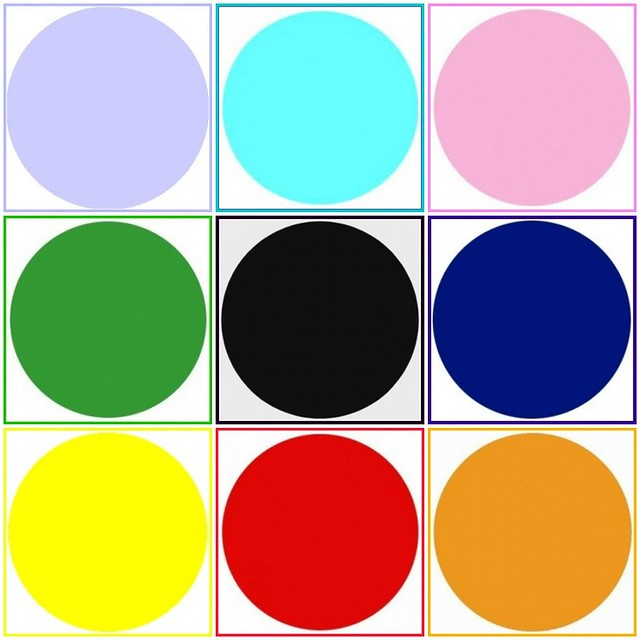
#> input picture hues.jpg, 640 x 640 px
$ python DeteccColor.py
#> lines starting #> are read from the running program, lines starting #| are printed output that depends on the picture; after the words box and inside, x2 and y2 are one past the last pixel; in counts of white or black regions, pixels touching at a corner belong together
from PIL import Image
from matplotlib import pyplot as plt
import numpy as np
import os
import cv2

if __name__ == "__main__":
    absolute_path=os.path.dirname(__file__)
    realtive_path="hues.jpg"
    full_path=os.path.join(absolute_path, realtive_path)

    imgRGB=Image.open(full_path)
#> imgRGB is the input picture: PIL image 640x640 RGB; mean R, G, B 174.9, 167.2, 144
    imageHSV=imgRGB.convert("HSV")
#> imageHSV: PIL image 640x640 HSV; mean H, S, V 99.7, 117.9, 209.6

    data=np.array(imageHSV)
    hue=data[:,:,0]
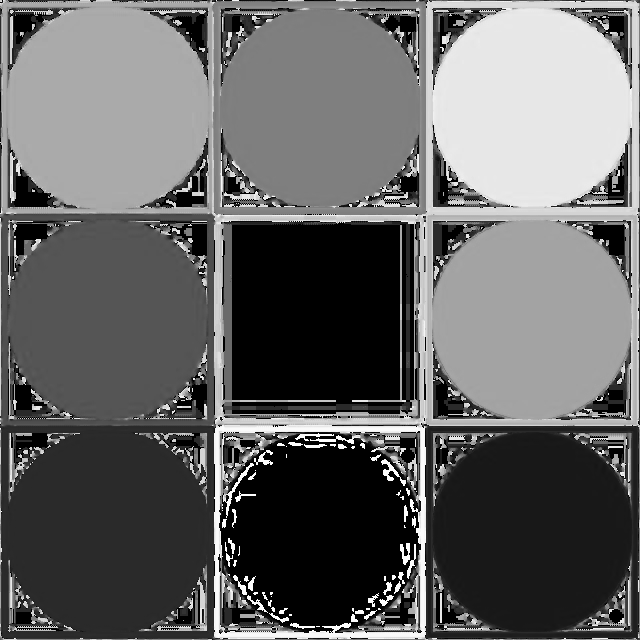
#> hue: shape (640, 640); min 0, max 254, mean 99.7
    hue=hue/255 * 359
    sat=data[:,:,1]
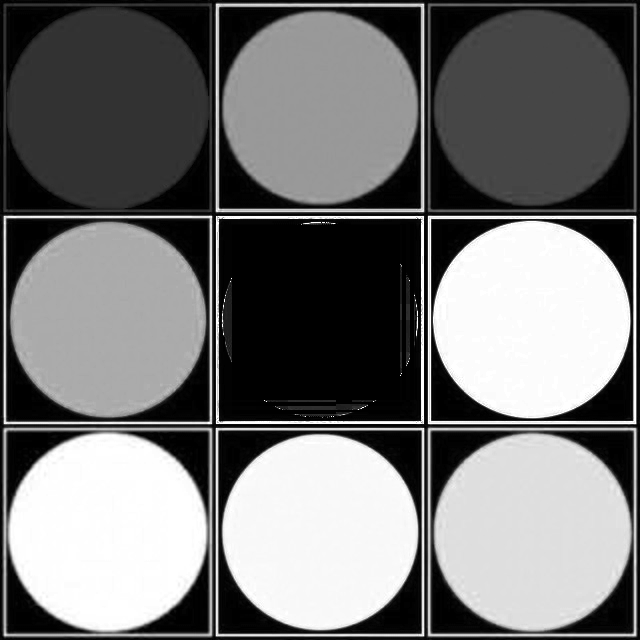
#> sat: shape (640, 640); min 0, max 255, mean 117.9
    sat=sat/255 *100
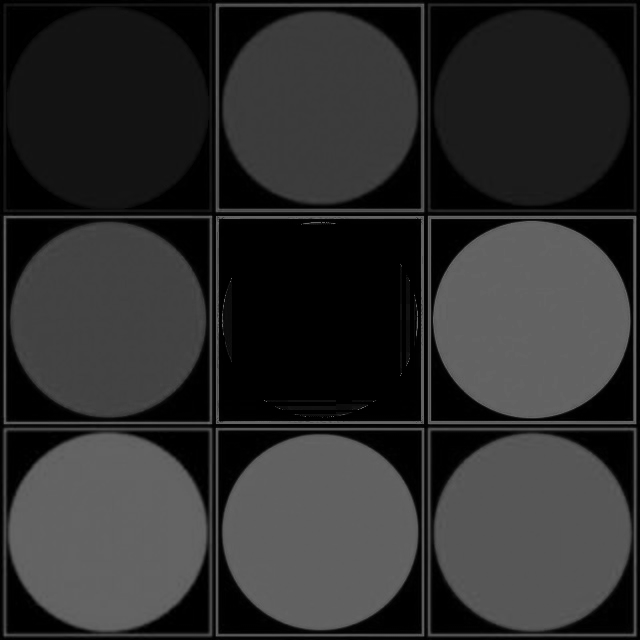
#> sat: shape (640, 640) float64; min 0, max 100, mean 46.2

    target_hue=0

    hue=np.logical_and(np.abs(hue-target_hue)< 5, sat>30)
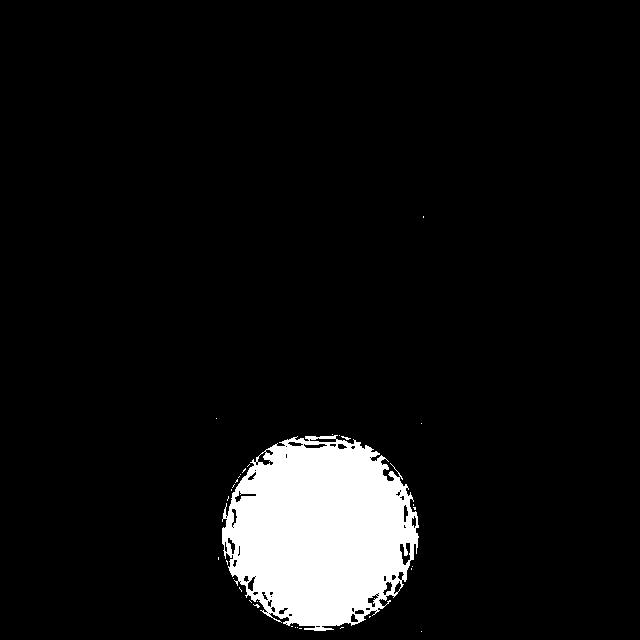
#> hue: shape (640, 640) bool; 6.8% white; 33 white regions (32 under 20 px), largest, box (x1, y1, x2, y2) and area: (222, 435, 419, 631) 27804

    plt.imshow(hue)
    plt.colorbar()
    plt.show()
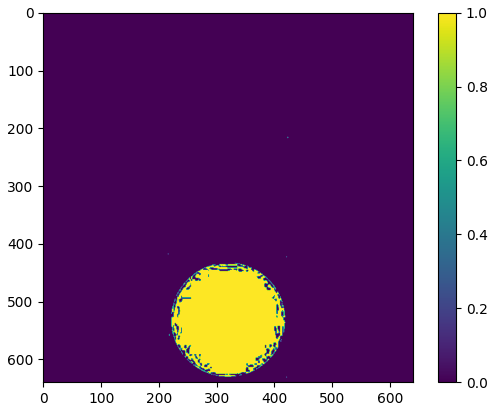
#> figure drawn by matplotlib, 2 panels
